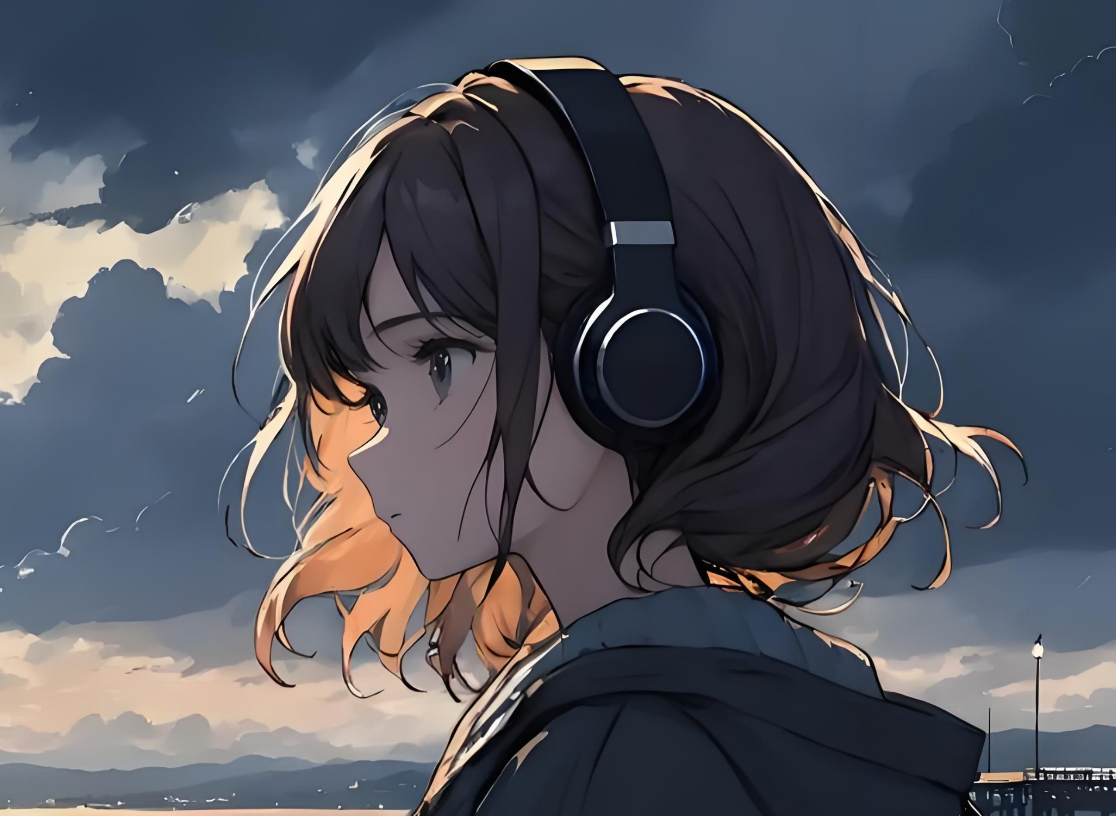
#> input picture 2023101143-automation-ShenJiake-homework01/src/test1.jpg, 1116 x 816 px
$ python main.py
#> lines starting #> are read from the running program, lines starting #| are printed output that depends on the picture
import cv2
import matplotlib.pyplot as plt
import numpy as np
import os

img_path = os.path.join(os.path.dirname(__file__), "test1.jpg")
img = cv2.imread(img_path)
#> img is the input picture: shape (816, 1116, 3); mean B, G, R 93.7, 84.2, 82.2

# 2. 输出基本信息
print("图像尺寸:", img.shape)   # (高, 宽, 通道)
#| 图像尺寸: (816, 1116, 3)
print("数据类型:", img.dtype)
#| 数据类型: uint8

# 3. 显示原图（OpenCV是BGR，需要转RGB）
img_rgb = cv2.cvtColor(img, cv2.COLOR_BGR2RGB)
plt.imshow(img_rgb)
plt.title("Original Image")
plt.axis("off")
plt.show()

# 4. 转灰度图
gray = cv2.cvtColor(img, cv2.COLOR_BGR2GRAY)
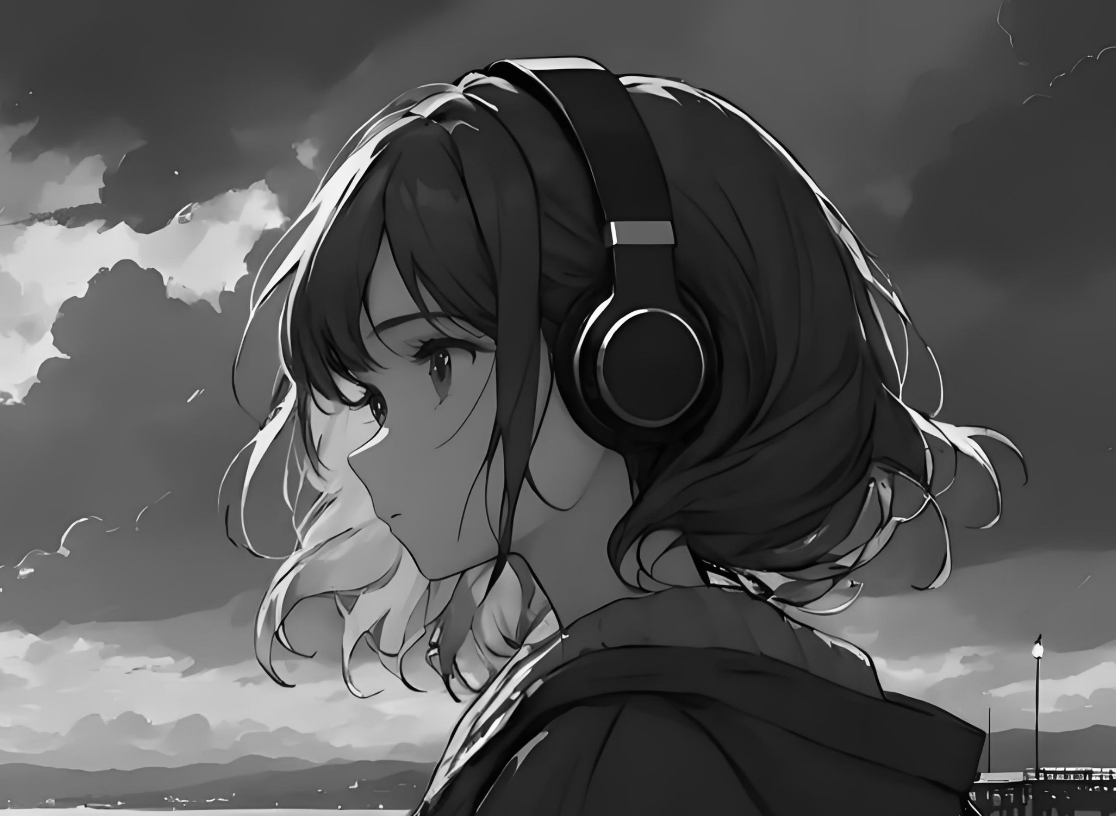
#> gray: shape (816, 1116); min 0, max 255, mean 84.7

plt.imshow(gray, cmap='gray')
plt.title("Gray Image")
plt.axis("off")
plt.show()

# 5. 保存灰度图
graypath=os.path.join(os.path.dirname(__file__), "gray.jpg")
cv2.imwrite(graypath, gray)

# 6. NumPy操作（裁剪左上角）
crop = img[0:100, 0:100]
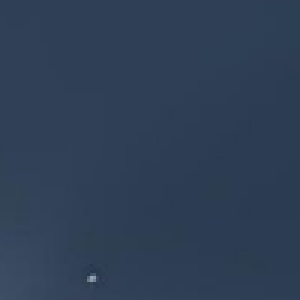
#> crop: shape (100, 100, 3) (shown 3 times larger); mean B, G, R 85.5, 62.9, 46.8
croppath=os.path.join(os.path.dirname(__file__), "crop.jpg")
cv2.imwrite(croppath, crop)

# 输出一个像素值
print("左上角像素:", img[0,0])
#| 左上角像素: [86 63 47]
